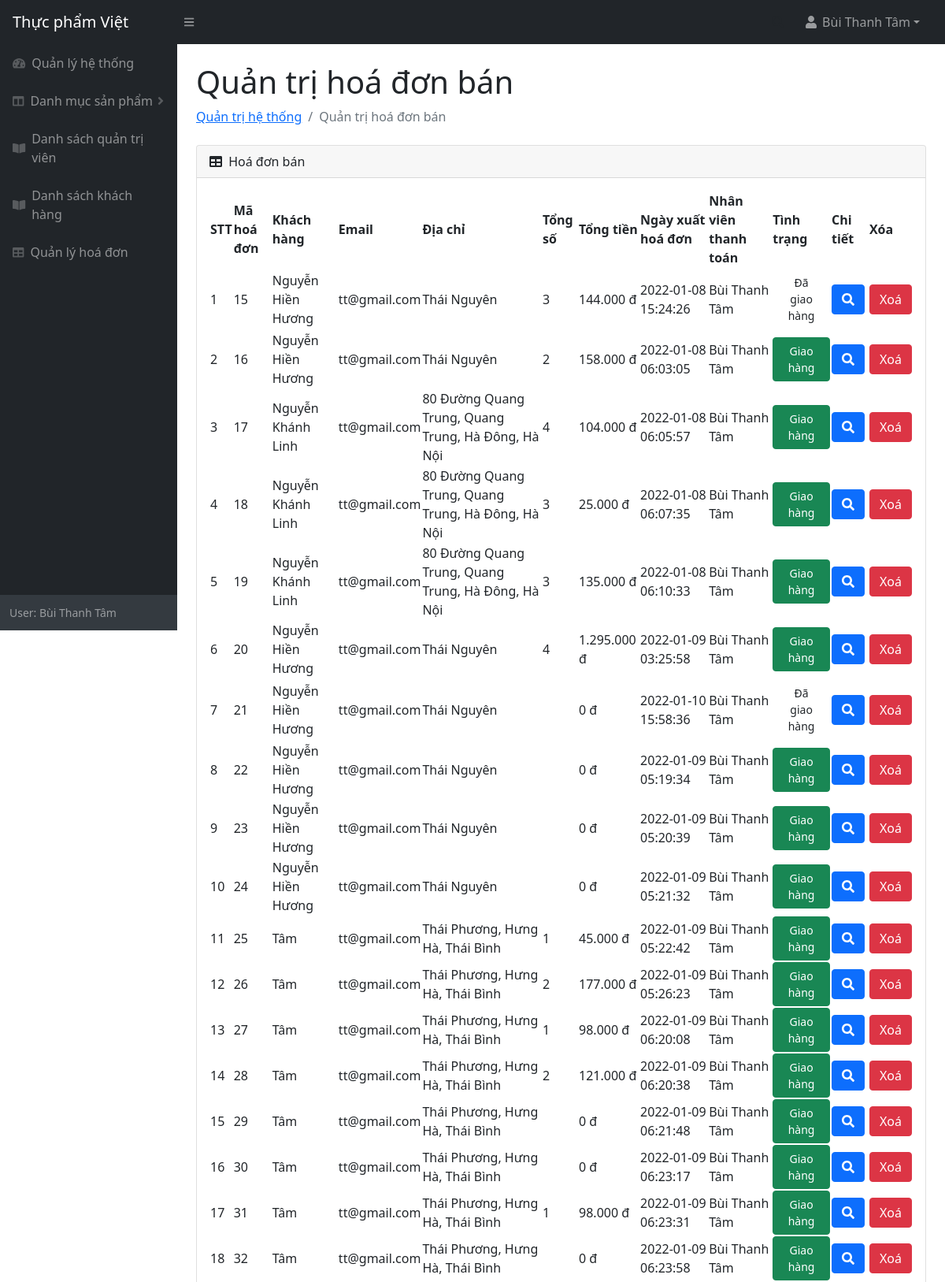
Page /admin/hoadon.php (signed in, upper part) on the committed database.
### tables this page shows
CREATE TABLE `tbl_hoadon` (
  `hoadon_id` int(11) NOT NULL,
  `khachhang_id` int(11) NOT NULL,
  `admin_id` int(11) NOT NULL,
  `ngay_xuat` timestamp NOT NULL DEFAULT current_timestamp() ON UPDATE current_timestamp(),
  `tinh_trang` int(1) NOT NULL
);

CREATE TABLE `tbl_khachhang` (
  `khachhang_id` int(11) NOT NULL,
  `ten_khachhang` varchar(50) NOT NULL,
  `dia_chi` varchar(70) NOT NULL,
  `email` varchar(50) NOT NULL,
  `mat_khau` varchar(50) NOT NULL
);

### admin/hoadon.php (the view, shortened to what this page needs)
<!DOCTYPE html>
<html lang="en">
    <head>
        <link href="https://cdn.jsdelivr.net/npm/simple-datatables@latest/dist/style.css" rel="stylesheet" />
        <link href="css/styles.css" rel="stylesheet" />
    </head>
    <body class="sb-nav-fixed">
        <?php
        include("slide.php");
        ?>
            <div id="layoutSidenav_content">
                <main>
                    <div class="container-fluid px-4">
                        <h1 class="mt-4">Quản trị hoá đơn bán</h1>
                        <ol class="breadcrumb mb-4">
                            <li class="breadcrumb-item"><a href="index.php">Quản trị hệ thống</a></li>
                            <li class="breadcrumb-item active">Quản trị hoá đơn bán</li>
                        </ol>
                        <div class="card mb-4">
                            <div class="card-header">
                                <i class="fas fa-table me-1"></i>
                                Hoá đơn bán
                            </div>
                            <div class="card-body">
                                <table id="datatablesSimple">
                                    <thead>
                                        <tr>
                                            <th>STT</th>
                                            <th>Mã hoá đơn</th>
                                            <th>Khách hàng</th>
                                            <th>Email</th>
                                            <th>Địa chỉ</th>
                                            <th>Tổng số</th>
                                            <th>Tổng tiền</th>
                                            <th>Ngày xuất hoá đơn</th>
                                            <th>Nhân viên thanh toán</th>
                                            <th>Tình trạng</th>
                                            <th>Chi tiết</th>
                                            <th>Xóa</th>
                                        </tr>
                                    </thead>
                                    <tbody>
                                    <?php
                                        $sql = "
                                                  SELECT * FROM (tbl_hoadon Left JOIN tbl_khachhang on tbl_hoadon.khachhang_id=tbl_khachhang.khachhang_id) Left JOIN tbl_admin ON tbl_hoadon.admin_id=tbl_admin.admin_id
                                        ";
                                        $ket_qua = mysqli_query($ket_noi, $sql);
                                        $i=0;
                                        while ($row = mysqli_fetch_array($ket_qua)) {
                                            $i++;
                                    ;?>
                                        <tr>
                                            <td><?php echo $i;?></td>
                                            <td><?php echo $row["hoadon_id"];?></td>
                                            <td><?php echo $row["ten_khachhang"];?></td>
                                            <td><?php echo $row["email"];?></td>
                                            <td><?php echo $row["dia_chi"];?></td>
                                            <?php
                                                $sql1 = "
                                                  SELECT SUM(tbl_sanpham.gia*tbl_giohang.so_luong), SUM(tbl_giohang.so_luong) FROM tbl_sanpham  INNER JOIN tbl_giohang ON tbl_sanpham.sanpham_id=tbl_giohang.sanpham_id WHERE tbl_giohang.hoadon_id='".$row["hoadon_id"]."'";
                                                $kq = mysqli_query($ket_noi, $sql1);
                                                $r = mysqli_fetch_array($kq);
                                            ;?>
                                             <td><?php echo $r["SUM(tbl_giohang.so_luong)"] ;?></td>
                                            <td><?php echo number_format($r["SUM(tbl_sanpham.gia*tbl_giohang.so_luong)"], 0, '', '.') ;?> đ</td>
                                            <td><?php echo $row["ngay_xuat"];?></td>
                                            <td><?php echo $row["ten_admin"];?></td>
                                            <td>
                                            <?php
                                                if($row['tinh_trang']==1||$row['tinh_trang']==2){
                                                ?>
                                                <a class="btn btn-default" style="font-size: 14px;" href="#">Đã giao hàng</a>
                                                <?php
                                                }else if($row['tinh_trang']==0){
                                                ?>
                                                <a class="btn btn-success" style="font-size: 14px;" href="xacnhan.php?idhd=<?php echo $row['hoadon_id'];?>&idadmin=<?php echo $_SESSION['admin_id'];?>">Giao hàng</a>
                                                <?php
                                                    }
                                                ?></td>
                                            <td><a class="btn btn-primary" href="chitiethoadon.php?id=<?php echo $row["hoadon_id"]; ?>"><i class="fas fa-search"></i></a></td>
                                            <td>
                                            <a  class="btn btn-danger" href="hoadonxoa.php?id=<?php echo $row["hoadon_id"]; ?>" onclick="return confirm('Thao tác này sẽ xoá toàn bộ thông tin về hoá đơn cũng như lịch sử mua hàng của khách hàng, bạn có muốn xoá?')">Xoá</a>
                                            </td>
                                        </tr>
                                    <?php
                                        }
                                    ;?>
                                    </tbody>
                                </table>
                            </div>
                        </div>
                    </div>
                </main>
            </div>
        </div>
    </body>
</html>

### rows in the picture
tbl_hoadon: hoadon_id "15", khachhang.ten_khachhang "Nguyễn Hiền Hương", admin.email "tt@gmail.com", khachhang.dia_chi "Thái Nguyên", SUM "3", SUM "144.000", ngay_xuat "2022-01-08 15:24:26", admin.ten_admin "Bùi Thanh Tâm", tinh_trang "Đã giao hàng"
tbl_hoadon: hoadon_id "16", khachhang.ten_khachhang "Nguyễn Hiền Hương", admin.email "tt@gmail.com", khachhang.dia_chi "Thái Nguyên", SUM "2", SUM "158.000", ngay_xuat "2022-01-08 06:03:05", admin.ten_admin "Bùi Thanh Tâm"
tbl_hoadon: hoadon_id "17", khachhang.ten_khachhang "Nguyễn Khánh Linh", admin.email "tt@gmail.com", khachhang.dia_chi "80 Đường Quang Trung, Quang Trung, Hà Đông, Hà Nội", SUM "4", SUM "104.000", ngay_xuat "2022-01-08 06:05:57", admin.ten_admin "Bùi Thanh Tâm"
tbl_hoadon: hoadon_id "18", khachhang.ten_khachhang "Nguyễn Khánh Linh", admin.email "tt@gmail.com", khachhang.dia_chi "80 Đường Quang Trung, Quang Trung, Hà Đông, Hà Nội", SUM "3", SUM "25.000", ngay_xuat "2022-01-08 06:07:35", admin.ten_admin "Bùi Thanh Tâm"
tbl_hoadon: hoadon_id "19", khachhang.ten_khachhang "Nguyễn Khánh Linh", admin.email "tt@gmail.com", khachhang.dia_chi "80 Đường Quang Trung, Quang Trung, Hà Đông, Hà Nội", SUM "3", SUM "135.000", ngay_xuat "2022-01-08 06:10:33", admin.ten_admin "Bùi Thanh Tâm"
tbl_hoadon: hoadon_id "20", khachhang.ten_khachhang "Nguyễn Hiền Hương", admin.email "tt@gmail.com", khachhang.dia_chi "Thái Nguyên", SUM "4", SUM "1.295.000", ngay_xuat "2022-01-09 03:25:58", admin.ten_admin "Bùi Thanh Tâm"
tbl_hoadon: hoadon_id "21", khachhang.ten_khachhang "Nguyễn Hiền Hương", admin.email "tt@gmail.com", khachhang.dia_chi "Thái Nguyên", SUM "0", ngay_xuat "2022-01-10 15:58:36", admin.ten_admin "Bùi Thanh Tâm", tinh_trang "Đã giao hàng"
tbl_hoadon: hoadon_id "22", khachhang.ten_khachhang "Nguyễn Hiền Hương", admin.email "tt@gmail.com", khachhang.dia_chi "Thái Nguyên", SUM "0", ngay_xuat "2022-01-09 05:19:34", admin.ten_admin "Bùi Thanh Tâm"
tbl_hoadon: hoadon_id "23", khachhang.ten_khachhang "Nguyễn Hiền Hương", admin.email "tt@gmail.com", khachhang.dia_chi "Thái Nguyên", SUM "0", ngay_xuat "2022-01-09 05:20:39", admin.ten_admin "Bùi Thanh Tâm"
tbl_hoadon: hoadon_id "24", khachhang.ten_khachhang "Nguyễn Hiền Hương", admin.email "tt@gmail.com", khachhang.dia_chi "Thái Nguyên", SUM "0", ngay_xuat "2022-01-09 05:21:32", admin.ten_admin "Bùi Thanh Tâm"
tbl_hoadon: hoadon_id "25", khachhang.ten_khachhang "Tâm", admin.email "tt@gmail.com", khachhang.dia_chi "Thái Phương, Hưng Hà, Thái Bình", SUM "1", SUM "45.000", ngay_xuat "2022-01-09 05:22:42", admin.ten_admin "Bùi Thanh Tâm"
tbl_hoadon: hoadon_id "26", khachhang.ten_khachhang "Tâm", admin.email "tt@gmail.com", khachhang.dia_chi "Thái Phương, Hưng Hà, Thái Bình", SUM "2", SUM "177.000", ngay_xuat "2022-01-09 05:26:23", admin.ten_admin "Bùi Thanh Tâm"
tbl_hoadon: hoadon_id "27", khachhang.ten_khachhang "Tâm", admin.email "tt@gmail.com", khachhang.dia_chi "Thái Phương, Hưng Hà, Thái Bình", SUM "1", SUM "98.000", ngay_xuat "2022-01-09 06:20:08", admin.ten_admin "Bùi Thanh Tâm"
tbl_hoadon: hoadon_id "28", khachhang.ten_khachhang "Tâm", admin.email "tt@gmail.com", khachhang.dia_chi "Thái Phương, Hưng Hà, Thái Bình", SUM "2", SUM "121.000", ngay_xuat "2022-01-09 06:20:38", admin.ten_admin "Bùi Thanh Tâm"
tbl_hoadon: hoadon_id "29", khachhang.ten_khachhang "Tâm", admin.email "tt@gmail.com", khachhang.dia_chi "Thái Phương, Hưng Hà, Thái Bình", SUM "0", ngay_xuat "2022-01-09 06:21:48", admin.ten_admin "Bùi Thanh Tâm"
tbl_hoadon: hoadon_id "30", khachhang.ten_khachhang "Tâm", admin.email "tt@gmail.com", khachhang.dia_chi "Thái Phương, Hưng Hà, Thái Bình", SUM "0", ngay_xuat "2022-01-09 06:23:17", admin.ten_admin "Bùi Thanh Tâm"
tbl_hoadon: hoadon_id "31", khachhang.ten_khachhang "Tâm", admin.email "tt@gmail.com", khachhang.dia_chi "Thái Phương, Hưng Hà, Thái Bình", SUM "1", SUM "98.000", ngay_xuat "2022-01-09 06:23:31", admin.ten_admin "Bùi Thanh Tâm"
tbl_hoadon: hoadon_id "32", khachhang.ten_khachhang "Tâm", admin.email "tt@gmail.com", khachhang.dia_chi "Thái Phương, Hưng Hà, Thái Bình", SUM "0", ngay_xuat "2022-01-09 06:23:58", admin.ten_admin "Bùi Thanh Tâm"

### other values in the picture
$_SESSION['ten_admin'] "Bùi Thanh Tâm"
